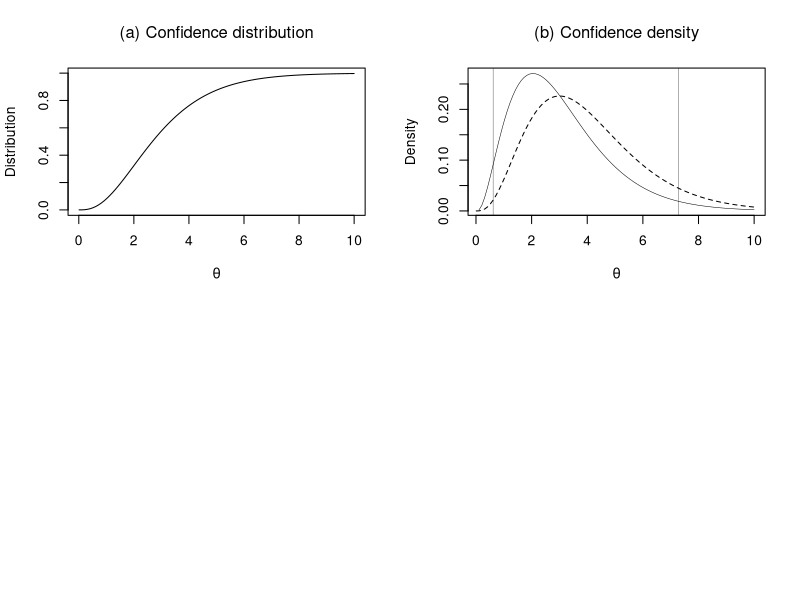

Recreate this plot in R.

# Example 5.10
x<-3

th<- seq(0.01,10,len=100)
ll<- -th + x*log(th)
  like<- exp(ll-max(ll))
  like<- like/sum(like)/(th[2]-th[1])

right<- 1-ppois(x-1,th)
c1<- diff(right)/diff(th)

par(mfrow=c(2,2))
plot(th,right,xlab=expression(theta),
              ylab='Distribution',type='n')
  lines(th,right)
  title(expression('(a) Confidence distribution'))

low<- max(th[right<0.025])
up<- min(th[right>0.975])
print(c(low,up))

plot(th[-1],c1,xlab=expression(theta),
     ylab='Density',type='n')
  lines(th[-1],c1,lwd=.5)
  lines(th,like,lty=2)
  abline(v=c(low,up),lwd=.3)
  title(expression('(b) Confidence density'))
